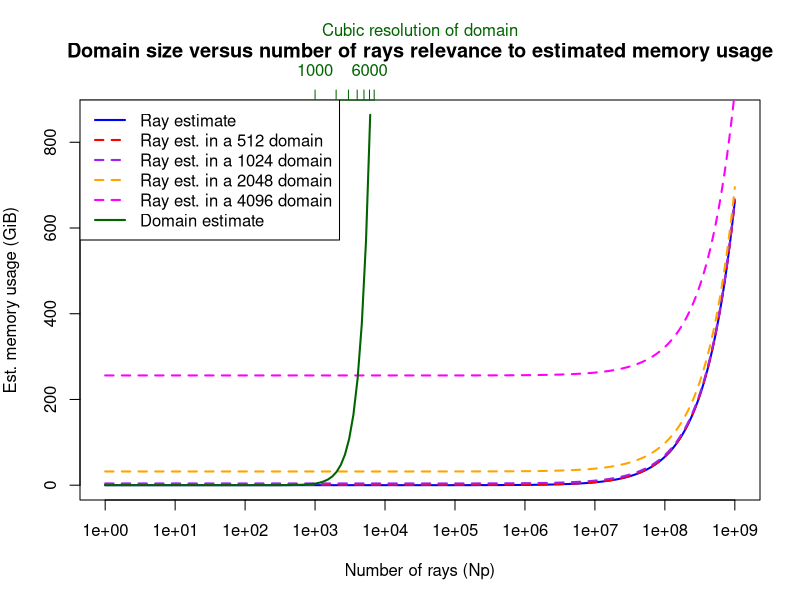

Source code (R):
# Create a timestamp string
timestamp <- format(Sys.time(), "%Y%m%d-%H%M%S")
pdf_file <- paste0("domain_vs_rays", "_", timestamp, ".pdf")

pdf(pdf_file, width = 8, height = 6)
par(mar = c(5, 4, 5, 2))  # Extra space at the top for 2nd x-axis

ray_estimate <- function(x) {
  (x * 712) / (1024 * 1024 * 1024) # Bytes to GiB
}

domain_estimate <- function(x) {
  (x / 1024)^3 * (32 / 8)
}

x1 <- 10^seq(0, 9, length.out = 1000)
y1 <- ray_estimate(x1)

x2 <- 2^seq(0, log(4096 + 2048, base = 2), length.out = 64)
y2 <- domain_estimate(x2)

# Main plot with base-10 log x-axis
plot(x1, y1, type = "l", col = "blue", lwd = 2,
     xlab = "Number of rays (Np)", ylab = "Est. memory usage (GiB)",
     main = "Domain size versus number of rays relevance to estimated memory usage",
     ylim = range(c(y1, y2)),
     log = "x"  # base-10 log scale on x-axis
)

# Additional ray lines (same x scale, so log scale is automatic)
y1_512 <- y1 + domain_estimate(512)
lines(x1, y1_512, col = "red", lwd = 2, lty = 2)

y1_1024 <- y1 + domain_estimate(1024)
lines(x1, y1_1024, col = "purple", lwd = 2, lty = 2)

y1_2048 <- y1 + domain_estimate(2048)
lines(x1, y1_2048, col = "orange", lwd = 2, lty = 2)

y1_4096 <- y1 + domain_estimate(4096)  # fixed: was domain_estimate(2048) before
lines(x1, y1_4096, col = "magenta", lwd = 2, lty = 2)

# Overlay second plot (domain estimate) without axes
par(new = TRUE)

plot(x2, y2, type = "l", col = "darkgreen", lwd = 2,
     axes = FALSE, xlab = "", ylab = "", main = "",
     log = "x",  # Important! match log10 scale of bottom axis
     xlim = range(x1),  # ensure x ranges match exactly
     ylim = range(c(y1, y2))  # same y limits
)

axis(side = 3, at = pretty(x2), labels = pretty(x2), col = "darkgreen", col.axis = "darkgreen")
mtext("Cubic resolution of domain", side = 3, line = 3, col = "darkgreen")

legend("topleft",
       legend = c("Ray estimate", "Ray est. in a 512 domain", "Ray est. in a 1024 domain",
                  "Ray est. in a 2048 domain", "Ray est. in a 4096 domain", "Domain estimate"),
       col = c("blue", "red", "purple", "orange", "magenta", "darkgreen"),
       lty = c(1, 2, 2, 2, 2, 1), lwd = 2)

dev.off()
